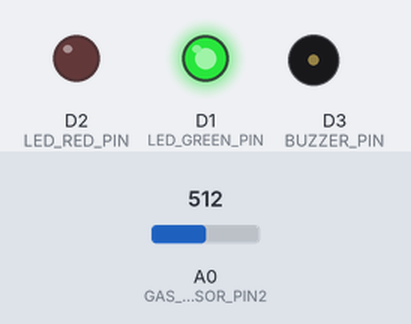
Recording of a sketch running on a simulated ESP8266 (NodeMCU). On the bench: output pins drawn as LEDs (lit = HIGH), buzzer (waves = sounding, pin HIGH). Inputs (shaded band) come from the test bench; at power-on: A0 (GAS_SENSOR_PIN2) = 512. WiFi joins after 1.5 s; servers stay silent unless stated.

Above: at 0.1 s.
At 3.9 s:
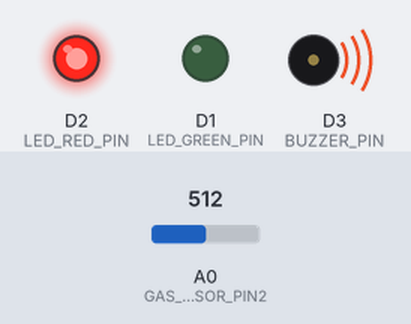
Timing chart, 0 to 5.4 s (numbered marks = the images above):
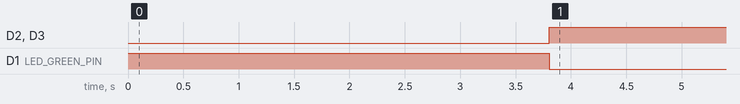

The sketch:

wifi_module.ino
```cpp
/*
  Safe Environment Smart Warning System — ESP8266 NodeMCU (connectivity module)
  ------------------------------------------------------------------------------
  Responsibilities:
    - Receive sensor readings from the Arduino Uno over Serial (CSV format)
    - Push live readings to the Blynk mobile app
    - Drive a secondary LED/buzzer alert bank for redundancy
    - Handle a second gas sensor channel wired directly to the NodeMCU

  Requires: Blynk library (install via Arduino Library Manager)
  Configure your Wi-Fi + Blynk credentials in config_template.h before flashing.
*/

#define BLYNK_TEMPLATE_ID   "YOUR_TEMPLATE_ID"
#define BLYNK_DEVICE_NAME   "SafeHomeWarningSystem"

#include <ESP8266WiFi.h>
#include <BlynkSimpleEsp8266.h>
#include "config_template.h" // WIFI_SSID, WIFI_PASS, BLYNK_AUTH_TOKEN

// ---------- Pin Definitions ----------
#define GAS_SENSOR_PIN2 A0   // Secondary gas sensor on the NodeMCU
#define LED_GREEN_PIN   D1
#define LED_RED_PIN     D2
#define BUZZER_PIN      D3

// ---------- Blynk Virtual Pins ----------
#define V_TEMP   V0
#define V_HUM    V1
#define V_GAS    V2
#define V_HAZARD V3

const int GAS_THRESHOLD_2 = 400;
BlynkTimer timer;

void setup() {
  Serial.begin(9600); // Listening for CSV data from the Arduino Uno

  pinMode(LED_GREEN_PIN, OUTPUT);
  pinMode(LED_RED_PIN, OUTPUT);
  pinMode(BUZZER_PIN, OUTPUT);

  digitalWrite(LED_GREEN_PIN, HIGH);
  digitalWrite(LED_RED_PIN, LOW);
  digitalWrite(BUZZER_PIN, LOW);

  Blynk.begin(BLYNK_AUTH_TOKEN, WIFI_SSID, WIFI_PASS);
  timer.setInterval(2000L, checkLocalGasSensor);
}

void loop() {
  Blynk.run();
  timer.run();
  readFromArduino();
}

// Parses "temperature,humidity,gas,hazard" sent by the Arduino Uno
void readFromArduino() {
  if (!Serial.available()) return;

  String line = Serial.readStringUntil('\n');
  float temperature, humidity;
  int gasLevel, hazard;

  int parsed = sscanf(line.c_str(), "%f,%f,%d,%d",
                       &temperature, &humidity, &gasLevel, &hazard);
  if (parsed != 4) return; // Ignore malformed lines

  Blynk.virtualWrite(V_TEMP, temperature);
  Blynk.virtualWrite(V_HUM, humidity);
  Blynk.virtualWrite(V_GAS, gasLevel);
  Blynk.virtualWrite(V_HAZARD, hazard);

  setAlertOutputs(hazard == 1);

  if (hazard == 1) {
    Blynk.logEvent("hazard_detected", "Warning: hazard detected at home!");
  }
}

// Independent check of the NodeMCU's own gas sensor channel,
// in case the Arduino <-> ESP8266 serial link drops.
void checkLocalGasSensor() {
  int gasLevel = analogRead(GAS_SENSOR_PIN2);
  bool hazard = gasLevel > GAS_THRESHOLD_2;
  if (hazard) {
    setAlertOutputs(true);
    Blynk.logEvent("hazard_detected", "Warning: secondary gas sensor triggered!");
  }
}

void setAlertOutputs(bool hazard) {
  digitalWrite(LED_GREEN_PIN, hazard ? LOW : HIGH);
  digitalWrite(LED_RED_PIN, hazard ? HIGH : LOW);
  digitalWrite(BUZZER_PIN, hazard ? HIGH : LOW);
}
```

config_template.h
```cpp
// Copy this file to config.h and fill in your own credentials.
// config.h is git-ignored so secrets never get committed.

#define WIFI_SSID        "YOUR_WIFI_NAME"
#define WIFI_PASS        "YOUR_WIFI_PASSWORD"
#define BLYNK_AUTH_TOKEN "YOUR_BLYNK_AUTH_TOKEN"
```

Measured:
- by itself, D2 (LED_RED_PIN), D3 (BUZZER_PIN): LOW → HIGH at 3.8 s
- by itself, D1 (LED_GREEN_PIN): HIGH → LOW at 3.8 s
